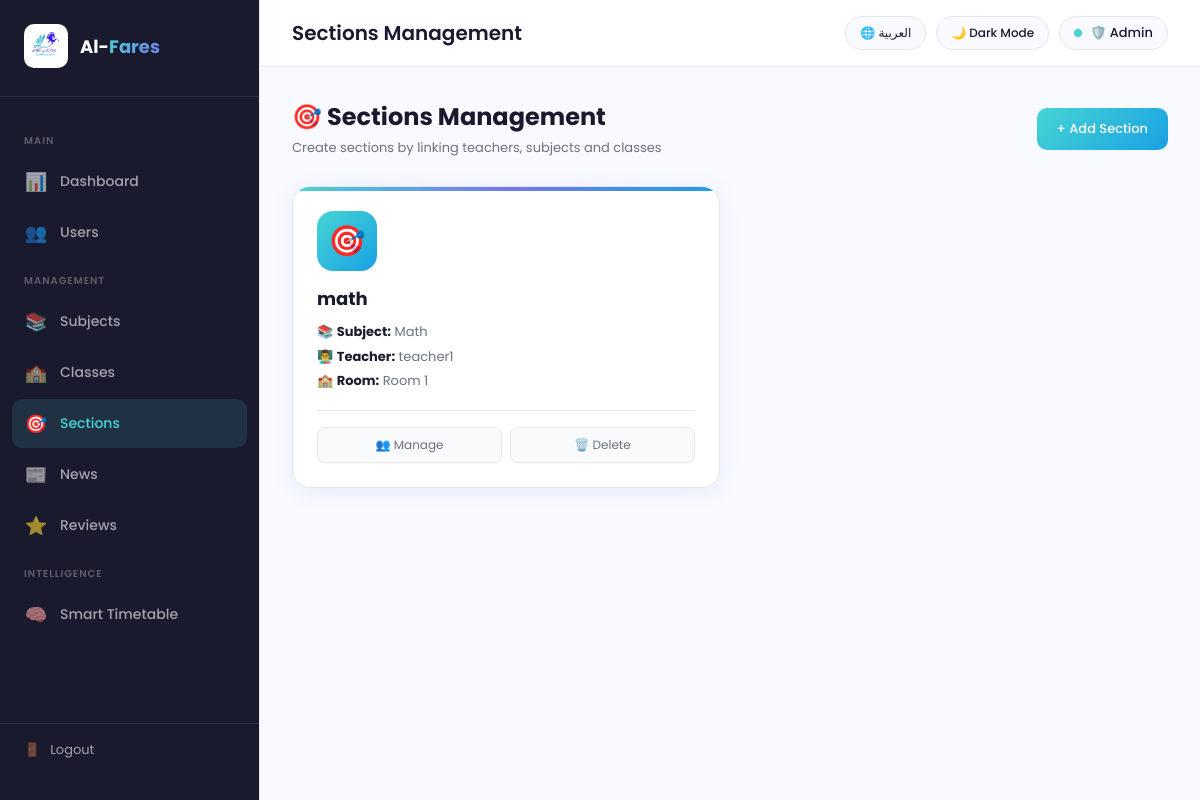
The app's page /admin/sections (signed in), older data.
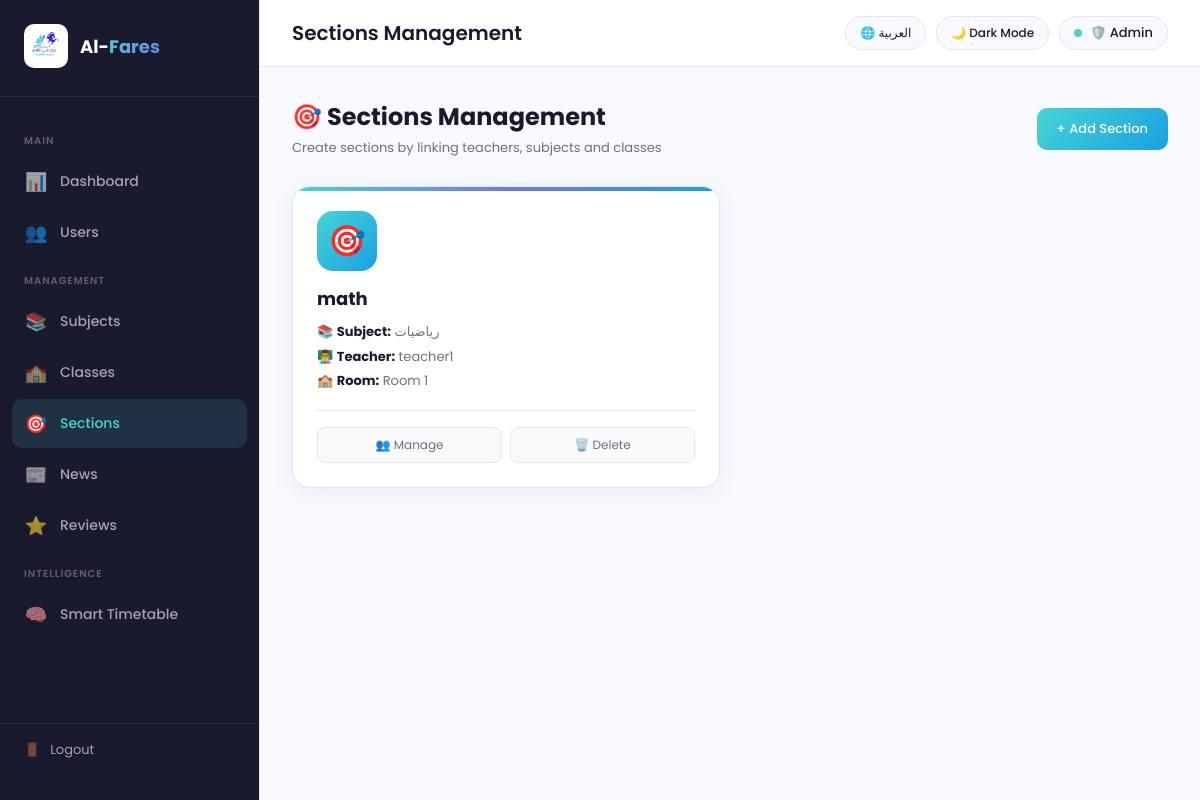
The same page, newer data.
### tables this page shows
CREATE TABLE Sections (
            Section_ID INTEGER PRIMARY KEY AUTOINCREMENT,
            Section_Name TEXT NOT NULL,
            Subject_ID INTEGER,
            Teacher_ID INTEGER,
            Class_ID INTEGER,
            Gender TEXT,
            Period_Type TEXT,
            FOREIGN KEY (Subject_ID) REFERENCES Subjects(Subject_ID),
            FOREIGN KEY (Teacher_ID) REFERENCES Teachers(Teacher_ID),
            FOREIGN KEY (Class_ID) REFERENCES Classes(Class_ID)
        );

CREATE TABLE Subjects (
            Subject_ID INTEGER PRIMARY KEY AUTOINCREMENT,
            Subject_Name TEXT NOT NULL,
            Credit_Hours INTEGER
        );

CREATE TABLE Users (
            User_ID INTEGER PRIMARY KEY AUTOINCREMENT,
            Full_Name TEXT NOT NULL,
            Username TEXT UNIQUE NOT NULL,
            Password TEXT NOT NULL,
            Email TEXT,
            User_Role TEXT NOT NULL CHECK(User_Role IN ('Admin','Teacher','Student'))
        );

CREATE TABLE Classes (
            Class_ID INTEGER PRIMARY KEY AUTOINCREMENT,
            Room_Number TEXT,
            Capacity INTEGER
        );

### app.py (the view)
@app.route('/admin/sections')
def sections():
    if session.get('role') != 'Admin':
        return redirect('/login')
    conn = get_db()
    sections = conn.execute('''
        SELECT s.*, sub.Subject_Name, u.Full_Name AS Teacher_Name, c.Room_Number
        FROM Sections s
        LEFT JOIN Subjects sub ON s.Subject_ID = sub.Subject_ID
        LEFT JOIN Teachers t ON s.Teacher_ID = t.Teacher_ID
        LEFT JOIN Users u ON t.User_ID = u.User_ID
        LEFT JOIN Classes c ON s.Class_ID = c.Class_ID
    ''').fetchall()
    subjects = conn.execute('SELECT * FROM Subjects').fetchall()
    teachers = conn.execute('''
        SELECT t.Teacher_ID, u.Full_Name
        FROM Teachers t JOIN Users u ON t.User_ID = u.User_ID
    ''').fetchall()
    classes  = conn.execute('SELECT * FROM Classes').fetchall()
    conn.close()
    return render_template('sections.html',
                           sections=sections,
                           subjects=subjects,
                           teachers=teachers,
                           classes=classes)

### database.py (called while the page is built)
def get_db():
    conn = sqlite3.connect('alfares.db')
    conn.row_factory = sqlite3.Row
    return conn

### templates/sections.html (shortened to what this page needs)
<!DOCTYPE html>
<html lang="en" dir="ltr" data-theme="light">
<head>
</head>
<body>
  <aside class="sidebar">
    <div class="sidebar-logo">
      <img src="/static/logo.png" alt="logo">
      <h2>Al-<span>Fares</span></h2>
    </div>
    <nav class="sidebar-menu">
      <div class="menu-label" data-ar="الرئيسية" data-en="Main">Main</div>
      <a class="menu-item" href="/admin">
        <span class="icon">📊</span> <span data-ar="لوحة التحكم" data-en="Dashboard">Dashboard</span>
      </a>
      <a class="menu-item" href="/admin">
        <span class="icon">👥</span> <span data-ar="المستخدمون" data-en="Users">Users</span>
      </a>
      <div class="menu-label" data-ar="الإدارة" data-en="Management">Management</div>
      <a class="menu-item" href="/admin/subjects">
        <span class="icon">📚</span> <span data-ar="المواد" data-en="Subjects">Subjects</span>
      </a>
      <a class="menu-item" href="/admin/classes">
        <span class="icon">🏫</span> <span data-ar="الصفوف" data-en="Classes">Classes</span>
      </a>
      <a class="menu-item active" href="/admin/sections">
        <span class="icon">🎯</span> <span data-ar="الشعب" data-en="Sections">Sections</span>
      </a>
      <a class="menu-item" href="/admin/news">
        <span class="icon">📰</span> <span data-ar="الأخبار" data-en="News">News</span>
      </a>
      <a class="menu-item" href="/admin/reviews">
        <span class="icon">⭐</span> <span data-ar="الآراء" data-en="Reviews">Reviews</span>
      </a>
      <div class="menu-label" data-ar="الذكاء الاصطناعي" data-en="Intelligence">Intelligence</div>
      <a class="menu-item" href="/admin/timetable">
  <span class="icon">🧠</span> <span data-ar="الجدول الذكي" data-en="Smart Timetable">Smart Timetable</span>
</a>
    </nav>
    <div class="sidebar-footer">
      <a href="/logout" class="logout-btn">
        <span>🚪</span> <span data-ar="تسجيل الخروج" data-en="Logout">Logout</span>
      </a>
    </div>
  </aside>
  <div class="main">
    <div class="topbar">
      <h1 id="page-title">Sections Management</h1>
      <div class="topbar-right">
        <button class="top-btn" onclick="toggleLang()" id="lang-btn">🌐 العربية</button>
        <button class="top-btn" onclick="toggleTheme()" id="theme-btn">🌙 Dark Mode</button>
        <div class="admin-badge">
          <div class="badge-dot"></div>
          🛡️ {{ session.full_name }}
        </div>
      </div>
    </div>
    <div class="content">
      <div class="page-header">
        <div>
          <h2 data-ar="🎯 إدارة الشعب" data-en="🎯 Sections Management">🎯 Sections Management</h2>
          <p data-ar="إنشاء الشعب وربط المعلمين والمواد والقاعات" data-en="Create sections by linking teachers, subjects and classes">Create sections by linking teachers, subjects and classes</p>
        </div>
        <button class="add-btn" onclick="openAddModal()" data-ar="+ شعبة جديدة" data-en="+ Add Section">+ Add Section</button>
      </div>
      <div class="sections-grid">
        {% for s in sections %}
        <div class="section-card">
          <div class="section-icon">🎯</div>
          <h3>{{ s.Section_Name }}</h3>
          <div class="section-info">
            📚 <strong data-ar="المادة:" data-en="Subject:">Subject:</strong> {{ s.Subject_Name or 'N/A' }}<br>
            👨‍🏫 <strong data-ar="المعلم:" data-en="Teacher:">Teacher:</strong> {{ s.Teacher_Name or 'N/A' }}<br>
            🏫 <strong data-ar="القاعة:" data-en="Room:">Room:</strong> {{ s.Room_Number or 'N/A' }}
          </div>
          <div class="section-actions">
            <a class="action-btn" href="/admin/section/{{ s.Section_ID }}">👥 Manage</a>
            <a class="action-btn del" href="/admin/delete-section/{{ s.Section_ID }}" onclick="return confirm('Are you sure?')">🗑️ Delete</a>
          </div>
        </div>
        {% else %}
        <div class="empty-state">
          <div class="icon">🎯</div>
          <p data-ar="لا توجد شعب بعد. اضغط + لإنشاء شعبة" data-en="No sections yet. Click + to create one">No sections yet. Click + to create one</p>
        </div>
        {% endfor %}
      </div>
    </div>
  </div>
</body>
</html>

Row changes from the older to the newer data that the page shows:
changed through a linked row, Sections "math": Subject_Name "Math" → "رياضيات"
